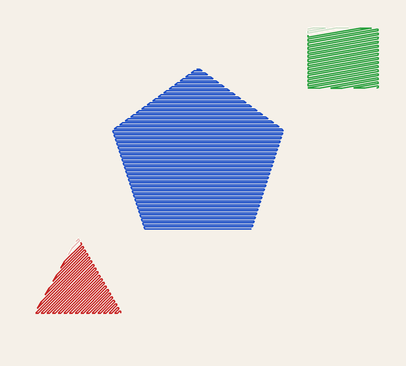
#> input picture Projetos/EmbroideryEngine/embroidery_render.png, 406 x 366 px; its folder holds only this picture in this run
$ python editor_bordado.py
#> lines starting #> are read from the running program, lines starting #| are printed output that depends on the picture; after the words box and inside, x2 and y2 are one past the last pixel; in counts of white or black regions, pixels touching at a corner belong together
#> the answer given: ../EmbroideryEngine/embroidery_render.png
#> in create_editor_from_image, img is the input picture: PIL image 406x366 RGBA; mean R, G, B, A 219.4, 219.9, 222.9, 254.9
### Projetos/EmbroideryEngine/src/pipeline/digitizer_pipeline.py
"""
FASE 18 - Digitizer Pipeline (Pipeline Completo de Digitalização)

Pipeline completo: imagem → segmentação → vetORIZAÇÃO → classificação
→ planejamento → sequenciamento → qualidade → exportação.
"""

from typing import Optional, List

from PIL import Image

from ..core.design.embroidery_design import (
    EmbroideryDesign, FabricType, MachineProfile
)

from ..image.segmentation.segmentation_engine import (
    SegmentationEngine, ColorReductionEngine
)
from ..image.vectorization.vectorization_engine import VectorizationEngine
from ..embroidery.classifier.improved_classifier import ImprovedStitchClassifier
from ..embroidery.planning.stitch_planner import StitchPlanner
from ..embroidery.sequencing.sequence_optimizer import SequenceOptimizer
from ..quality.quality_engine import QualityEngine


class DigitizerPipeline:
    """Pipeline completo: imagem → design de bordado otimizado."""

    def __init__(self, density: float = 0.4,
                 fabric: FabricType = FabricType.COTTON,
                 max_colors: int = 15, scale_mm: float = 0.2,
                 machine: Optional[MachineProfile] = None):
        self.density = density
        self.fabric = fabric
        self.max_colors = max_colors
        self.scale_mm = scale_mm
        self.machine = machine or MachineProfile(name="Generic")

    def digitize(self, image_path: str,
                 canvas_width_mm: float = 200.0,
                 canvas_height_mm: float = 200.0) -> EmbroideryDesign:
        """Pipeline completo: imagem → design de bordado."""

        pil_image = self._prepare_image(Image.open(image_path))

        color_engine = ColorReductionEngine(max_colors=self.max_colors)
        reduced_image, palette = color_engine.reduce(pil_image)

        seg_engine = SegmentationEngine(min_region_area=50)
        regions = seg_engine.segment(reduced_image, palette)

        vec_engine = VectorizationEngine(scale_mm=self.scale_mm)
        regions_mm = vec_engine.vectorize_all(regions)

        classifier = ImprovedStitchClassifier()
        regions_classified = classifier.assign_all(regions_mm)

        planner = StitchPlanner(density=self.density, fabric=self.fabric)
        design = planner.plan(
            regions_classified, self.scale_mm,
            canvas_width_mm, canvas_height_mm
        )

        optimizer = SequenceOptimizer()
        design = optimizer.optimize(design)

        design = self._filter_noise_objects(design)

        return design

    @staticmethod
    def _prepare_image(image: 'Image.Image') -> 'Image.Image':
        """Normaliza a imagem de entrada para RGB.

        PNGs com canal alfa têm a transparência convertida para fundo branco
        (tecido), padrão dos digitalizadores profissionais.
        """
        has_alpha = image.mode in ('RGBA', 'LA') or (
            image.mode == 'P' and 'transparency' in image.info
        )
#> has_alpha = True
        if has_alpha:
            image = image.convert('RGBA')
            background = Image.new('RGBA', image.size, (255, 255, 255, 255))
#> background: PIL image 406x366 RGBA; every value is 255
            image = Image.alpha_composite(background, image)
        return image.convert('RGB')

    # [63 lines left out: functions _count_stitches, _filter_noise_objects, digitize_and_validate, digitize_and_export, not called in this run]

### Projetos/EmbroideryEngine/src/image/segmentation/segmentation_engine.py
"""
FASE 8 - Image Segmentation Engine (Improved)

Pipeline de processamento de imagem para bordado com precisão profissional:
1. Edge detection (Canny) para detectar linhas finas e bordas
2. Redução de cores (k-means) preservando bordas
3. Segmentação por cor + bordas (connected components)
3. Extração de contornos com refinamento sub-pixel
4. Classificação de regiões por geometria
"""

import math
from typing import List, Tuple, Dict, Optional, Union
from collections import defaultdict

try:
    import numpy as np
    from PIL import Image, ImageFilter
    from skimage import measure, morphology, feature, filters, segmentation
    HAS_DEPS = True
except ImportError:
    HAS_DEPS = False


class ColorReductionEngine:
    """Redução de cores para simplificar a imagem."""

    def __init__(self, max_colors: int = 15):
        self.max_colors = max_colors

    def reduce(self, image: 'Image.Image') -> Tuple['Image.Image', List[Tuple[int, int, int]]]:
        """Reduz as cores da imagem usando K-means simples (sem peso de borda)."""
        if not HAS_DEPS:
            raise ImportError("numpy, Pillow, scikit-image necessários")

        img_rgb = image.convert('RGB')
        pixels = np.array(img_rgb).reshape(-1, 3).astype(np.float32)

        n_colors = min(self.max_colors, len(set(map(tuple, pixels.astype(int).tolist()))))
#> n_colors = 6
        if n_colors < 2:
            n_colors = 2

        from sklearn.cluster import KMeans
        kmeans = KMeans(n_clusters=n_colors, random_state=42, n_init=10)
        labels = kmeans.fit_predict(pixels)
        palette = kmeans.cluster_centers_.astype(int)
#> palette = [[244, 239, 231], [48, 93, 202], [118, 146, 213], [200, 42, 42], [82, 176, 96], [201, 180, 161]]

        new_pixels = palette[labels]
        result_array = new_pixels.reshape(np.array(img_rgb).shape)
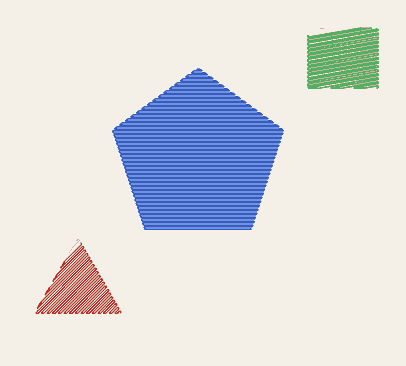
#> result_array: shape (366, 406, 3) int64; mean R, G, B 218.5, 219.1, 222.1
        result = Image.fromarray(result_array.astype(np.uint8))

        palette_list = [tuple(c) for c in palette]
#> palette_list = [(244, 239, 231), (48, 93, 202), (118, 146, 213), (200, 42, 42), (82, 176, 96), (201, 180, 161)]
#> in digitize, `reduced_image, palette = color_engine.reduce(pil_image)`: palette has the same summary as palette_list in reduce
        return result, palette_list


class SegmentationEngine:
    """Segmenta imagem reduzida em regiões por cor com detecção de bordas."""

    def __init__(self, min_region_area: int = 50, edge_threshold: float = 0.1):
        self.min_region_area = min_region_area
        self.edge_threshold = edge_threshold

    def segment(self, image: 'Image.Image',
                palette: List[Tuple[int, int, int]]) -> List[Dict]:
        """
        Segmenta a imagem em regiões conectadas por cor + bordas.

        Retorna lista de dicts com geometria refinada.
        """
        if not HAS_DEPS:
            raise ImportError("numpy, Pillow, scikit-image necessários")

        img_rgb = np.array(image.convert('RGB'))
        img_gray = np.mean(np.array(image.convert('RGB')), axis=2)
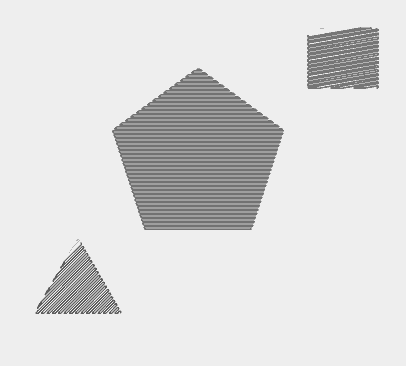
#> img_gray: shape (366, 406) float64; min 94.67, max 238, mean 219.9

        # Detectar bordas globais (Canny) para guiar segmentação
        edges = feature.canny(np.mean(np.array(image.convert('RGB')), axis=2)/255.0,
                              sigma=1.0, low_threshold=0.05, high_threshold=0.15)
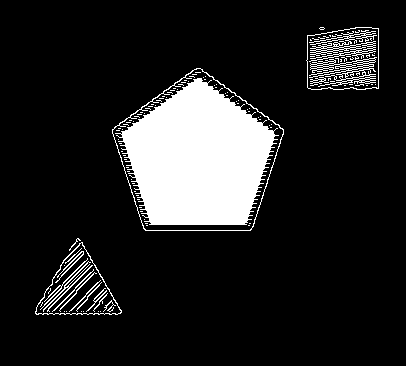
#> edges: shape (366, 406) bool; 13.4% white; 124 white regions (106 under 20 px), largest, box (x1, y1, x2, y2) and area: (115, 78, 279, 225) 16052, (309, 30, 377, 87) 1388, (112, 68, 284, 231) 655

        regions = []

        # Identificar a cor de fundo e gerar a máscara APENAS das partes
        # conectadas à moldura da imagem. Elementos internos que usam a
        # mesma cor do fundo são preservados (ex.: letras brancas no interior
        # de um brasão sobre fundo branco).
        bg_mask = self._compute_background_mask(image, palette)

        for idx, color in enumerate(palette):
            r, g, b = color
            tolerance = 30
            mask = (
                (np.abs(img_rgb[:, :, 0].astype(int) - r) < tolerance) &
                (np.abs(img_rgb[:, :, 1].astype(int) - g) < tolerance) &
                (np.abs(img_rgb[:, :, 2].astype(int) - b) < tolerance)
            )

            # Refinar máscara com bordas
            mask = self._refine_mask_with_edges(mask, edges, img_rgb, (r, g, b))

            # Subtrair apenas o fundo conectado à moldura
            if bg_mask is not None:
                mask = mask & ~bg_mask

            mask_cleaned = morphology.remove_small_objects(mask, max_size=self.min_region_area)
            labeled = measure.label(mask_cleaned.astype(int))

            for region_id in range(1, labeled.max() + 1):
                region_mask = labeled == region_id
                area = region_mask.sum()

                if area < self.min_region_area:
                    continue

                ys, xs = np.where(region_mask)
                min_x, max_x = int(xs.min()), int(xs.max())
                min_y, max_y = int(ys.min()), int(ys.max())

                contour = self._extract_contour_subpixel(region_mask, img_rgb)

                # Calcular métricas geométricas
                area_val = float(area)
                width = float(max_x - min_x)
                height = float(max_y - min_y)
                aspect = width / max(1, height)

                regions.append({
                    'color_index': idx,
                    'color_rgb': color,
                    'mask': region_mask,
                    'contour': contour,
                    'bounds': (min_x, min_y, max_x, max_y),
                    'area': area_val,
                    'width': width,
                    'height': height,
                    'aspect_ratio': aspect,
                })

        regions.sort(key=lambda r: r['area'], reverse=True)
        return regions

    def _identify_background_color(self, image: 'Image.Image',
                                    palette: List[Tuple[int, int, int]]) -> int:
        """Identifica a cor de fundo.

        Prioriza a cor dominante na moldura (anel externo) da imagem, pois
        imagens com borda uniforme (foto/logo/recorte) quase sempre têm o
        fundo na moldura — mesmo quando não é a cor mais frequente no total
        (ex.: brasão escuro ocupando a maior área sobre fundo branco).
        Sem moldura dominante, usa a cor mais frequente (comportamento antigo).
        """
        arr = np.array(image)
        h, w = arr.shape[:2]
        ring = max(1, min(h, w) // 50)

        border_px = np.concatenate([
            arr[:ring].reshape(-1, 3),
            arr[h - ring:].reshape(-1, 3),
            arr[:, :ring].reshape(-1, 3),
            arr[:, w - ring:].reshape(-1, 3),
        ])

        border_counts = []
        for idx, (r, g, b) in enumerate(palette):
            mask = (
                (np.abs(border_px[:, 0].astype(int) - r) < 30) &
                (np.abs(border_px[:, 1].astype(int) - g) < 30) &
                (np.abs(border_px[:, 2].astype(int) - b) < 30)
            )
            border_counts.append((int(mask.sum()), idx))
#> this loop made 6 passes
#> after the loop, border_counts = [(10808, 0), (0, 1), (0, 2), (0, 3), (0, 4), (0, 5)]

        border_counts.sort(reverse=True)
        top_border_count, top_border_idx = border_counts[0]
#> top_border_count = 10808; top_border_idx = 0
        if top_border_count >= 0.55 * max(1, len(border_px)):
            return top_border_idx

        counts = []
        for idx, (r, g, b) in enumerate(palette):
            mask = (
                (np.abs(arr[:, :, 0].astype(int) - r) < 30) &
                (np.abs(arr[:, :, 1].astype(int) - g) < 30) &
                (np.abs(arr[:, :, 2].astype(int) - b) < 30)
            )
            counts.append((int(mask.sum()), idx))

        counts.sort(reverse=True)
        return counts[0][1]

    def _compute_background_mask(self, image: 'Image.Image',
                                  palette: List[Tuple[int, int, int]]) -> Optional[np.ndarray]:
        """Máscara booleana do fundo conectado à moldura da imagem.

        Elimina apenas os pixels da cor de fundo ligados à borda externa,
        preservando elementos dessa mesma cor totalmente contidos no interior
        (letras/detalhes vazados). Retorna None quando não há fundo detectado.
        """
        arr = np.array(image)
        bg_idx = self._identify_background_color(image, palette)
#> bg_idx = 0
        r, g, b = palette[bg_idx]
#> r = 244; g = 239; b = 231

        color_mask = (
            (np.abs(arr[:, :, 0].astype(int) - r) < 30) &
            (np.abs(arr[:, :, 1].astype(int) - g) < 30) &
            (np.abs(arr[:, :, 2].astype(int) - b) < 30)
        )
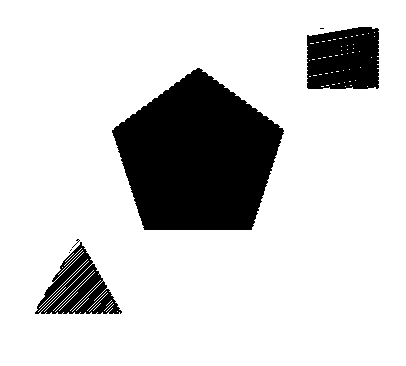
#> color_mask: shape (366, 406) bool; 82.3% white; 7 black regions (4 under 20 px), largest, box (x1, y1, x2, y2) and area: (112, 68, 284, 230) 19419, (307, 27, 379, 89) 4049, (35, 242, 122, 314) 2804
        if color_mask.sum() == 0:
            return None

        connected = self._border_connected(color_mask)
        if connected.sum() < max(8, 0.01 * color_mask.sum()):
            return None
        return connected

    def _border_connected(self, mask: np.ndarray) -> np.ndarray:
        """Mantém apenas os componentes de uma máscara que tocam a moldura."""
        labeled = measure.label(mask.astype(int))
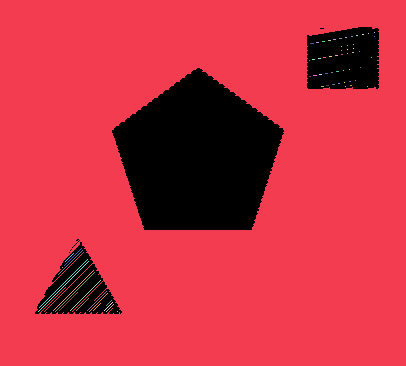
#> labeled: shape (366, 406) int64; 69 distinct labels, from 0 to 68; one colour per label, 0 black
        h, w = labeled.shape
        border_labels = set()
        border_labels.update(labeled[0].tolist())
        border_labels.update(labeled[h - 1].tolist())
        border_labels.update(labeled[:, 0].tolist())
        border_labels.update(labeled[:, w - 1].tolist())
        border_labels.discard(0)
        if not border_labels:
            return np.zeros_like(mask, dtype=bool)
        selected = np.isin(labeled, list(border_labels))
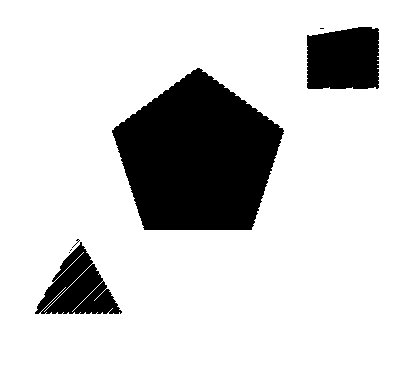
#> selected: shape (366, 406) bool; 82% white; 7 black regions (4 under 20 px), largest, box (x1, y1, x2, y2) and area: (112, 68, 284, 230) 19419, (307, 27, 379, 89) 4147, (35, 242, 122, 314) 3172
        return selected

    def _refine_mask_with_edges(self, mask: np.ndarray, edges: np.ndarray,
                                 img_rgb: np.ndarray, target_color: Tuple[int, int, int]) -> np.ndarray:
        """Refina máscara usando informação de bordas - menos agressivo."""
        # Dilatar máscara levemente para incluir bordas próximas
        dilated = morphology.dilation(mask, morphology.disk(1))

        # Usar a máscara original como base (já filtrada por cor no loop principal)
        # Adicionar bordas próximas à região dilatada
        refined = mask | (edges & dilated)

        return refined

    # [148 lines left out: functions _extract_contour_subpixel, _extract_contour, _douglas_peucker, _douglas_peucker_corners, _point_line_distance, not called in this run]

### Projetos/ConversorBordado/motor_bordado.py
#!/usr/bin/env python3
"""
Motor Profissional de Digitalização - Ponte entre o EmbroideryEngine e o Conversor.

Este módulo substitui o motor de digitalização simples do conversor.py pelo
DigitizerPipeline do EmbroideryEngine, que oferece:
  - Segmentação com limpeza morfológica
  - Vectorização de contornos
  - Classificação de objetos (tatami, satin, run)
  - Underlay, compensação pull/push e sequenciamento otimizado
  - Controle de qualidade com score

Mantém a interface do conversor intacta: o resultado é convertido para a
lista de StitchRegion que o visualizador e o editor já consomem.
"""

import sys
import os
import math
from typing import List, Tuple

import numpy as np
from PIL import Image
from skimage.draw import polygon as sk_polygon

from editor_bordado import StitchRegion, StitchType as EdStitchType


# Caminho para o EmbroideryEngine (pai de src, para imports como src.pipeline)
_EMBROIDERY_ROOT = os.path.normpath(os.path.join(
    os.path.dirname(__file__), '..', 'EmbroideryEngine'))
if _EMBROIDERY_ROOT not in sys.path:
    sys.path.insert(0, _EMBROIDERY_ROOT)


# [89 lines left out: functions _map_stitch_type, _rasterize_contour, _stitches_to_points, _build_transform, not called in this run]


def digitizar(path_imagem: str,
              max_colors: int = 6,
              density: float = 0.4,
              scale_mm: float = 0.2,
              canvas_width_mm: float = 200.0,
              canvas_height_mm: float = 200.0) -> List[StitchRegion]:
    """Digitaliza uma imagem usando o motor profissional do EmbroideryEngine.

    Retorna a lista de StitchRegion pronta para o visualizador/editor.
    """
    from src.pipeline.digitizer_pipeline import DigitizerPipeline

    pipeline = DigitizerPipeline(density=density, max_colors=max_colors,
                                 scale_mm=scale_mm)
    design = pipeline.digitize(path_imagem, canvas_width_mm, canvas_height_mm)
#> the loop in segment, `for idx, color in enumerate(palette):` made 1 pass
#> (r, g, b, tolerance) on pass 1: (244, 239, 231, 30)
#> pass 1, in _refine_mask_with_edges, `dilated = morphology.dilation(mask, morphology.disk(1))`:
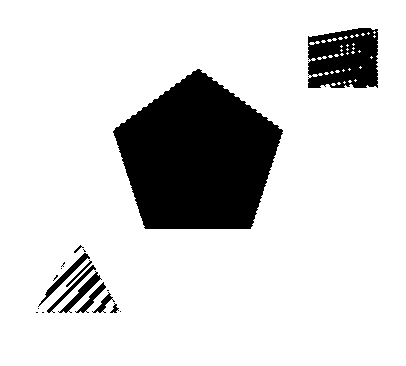
#> dilated: shape (366, 406) bool; 83.9% white; 19 black regions (9 under 20 px), largest, box (x1, y1, x2, y2) and area: (113, 69, 283, 229) 18902, (308, 28, 378, 88) 3492, (58, 271, 102, 313) 354
#> after the loop in segment, `for idx, color in enumerate(palette):`: regions = []

    # Tamanho em pixels da imagem original (para conversão mm -> px)
    img = Image.open(path_imagem)
    img_w, img_h = img.size

    transform = _build_transform(design, img_w, img_h)
    if transform is None:
        return []
    mm_to_px, px_to_mm = transform

    regions = []
    for idx, obj in enumerate(design.objects):
        # Cor
        color = obj.color
        r = int(getattr(color, 'r', 0))
        g = int(getattr(color, 'g', 0))
        b = int(getattr(color, 'b', 0))

        # Contorno (mm -> px)
        contour_px = [mm_to_px(mx, my) for mx, my in obj.contour]

        # Rasterizar contorno em máscara
        mask = _rasterize_contour(contour_px, img_w, img_h)

        # Bounds da máscara
        rows = np.any(mask, axis=1)
        cols = np.any(mask, axis=0)
        if not np.any(rows) or not np.any(cols):
            continue
        minr, maxr = np.where(rows)[0][[0, -1]]
        minc, maxc = np.where(cols)[0][[0, -1]]

        # Recortar máscara para a bbox (formato usado pelo visualizador)
        mask_crop = mask[minr:maxr + 1, minc:maxc + 1]

        # Pontos reais do motor (mm -> px)
        raw_points = _stitches_to_points(obj.generated_stitches)
        points = [mm_to_px(mx, my) for mx, my in raw_points]
        # Garantir pontos dentro da imagem (clamp de borda)
        points = [(max(0.0, min(img_w - 1, x)), max(0.0, min(img_h - 1, y)))
                  for x, y in points]
        if not points:
            # Fallback: amostrar a máscara
            ys, xs = np.where(mask_crop)
            if len(xs) == 0:
                continue
            step = max(1, len(xs) // 500)
            points = [(float(minc + xs[k]), float(minr + ys[k]))
                      for k in range(0, len(xs), step)]

        region = StitchRegion(
            id=idx,
            color=(r, g, b),
            stitch_type=_map_stitch_type(obj.stitch_type),
            density=max(0.1, obj.density),
            angle=float(obj.direction_angle),
            mask=mask_crop,
            bounds=(minr, minc, maxr, maxc),
            points=points,
            visible=obj.visible,
            name=obj.name or f"Região {idx}"
        )
        regions.append(region)

    return regions


# [14 lines left out: function obter_score, not called in this run]

### Projetos/ConversorBordado/editor_bordado.py
#!/usr/bin/env python3
"""
Editor de Bordado - Ferramentas de edição profissional
Similar ao PE-Design e Wilcom
"""

import tkinter as tk
from tkinter import ttk, colorchooser, filedialog, messagebox
from PIL import Image, ImageTk, ImageDraw, ImageFilter
import pyembroidery
import numpy as np
from skimage import measure, feature
import math
from dataclasses import dataclass
from typing import List, Tuple, Optional
from enum import Enum


class StitchType(Enum):
    FILL = "fill"
    SATIN = "satin"
    RUNNING = "running"
    STEP = "step"


@dataclass
class StitchRegion:
    """Região de bordado com suas propriedades."""
    id: int
    color: Tuple[int, int, int]
    stitch_type: StitchType
    density: float  # 0.1 a 1.0
    angle: float  # graus
    mask: np.ndarray
    bounds: Tuple[int, int, int, int]  # minr, minc, maxr, maxc
    points: List[Tuple[float, float]]
    visible: bool = True
    locked: bool = False
    name: str = ""


@dataclass
class Thread:
    """Cor de fio disponível."""
    name: str
    code: str
    color: Tuple[int, int, int]


# Paleta de fios comuns
THREAD_PALETTE = [
    Thread("Branco", "#01", (255, 255, 255)),
    Thread("Preto", "#02", (0, 0, 0)),
    Thread("Vermelho Escuro", "#10", (139, 0, 0)),
    Thread("Vermelho", "#11", (220, 20, 60)),
    Thread("Rosa", "#12", (255, 105, 180)),
    Thread("Azul Marinho", "#20", (0, 0, 128)),
    Thread("Azul", "#21", (0, 112, 196)),
    Thread("Azul Claro", "#22", (100, 149, 237)),
    Thread("Verde Escuro", "#30", (0, 100, 0)),
    Thread("Verde", "#31", (34, 139, 34)),
    Thread("Verde Claro", "#32", (144, 238, 144)),
    Thread("Amarelo", "#41", (255, 215, 0)),
    Thread("Laranja", "#51", (255, 140, 0)),
    Thread("Roxo", "#61", (128, 0, 128)),
    Thread("Marrom", "#71", (139, 69, 19)),
    Thread("Cinza", "#81", (128, 128, 128)),
    Thread("Cinza Claro", "#82", (192, 192, 192)),
]


class EmbroideryEditor:
    """Editor profissional de bordado."""

    # [235 lines left out: functions __init__, setup_ui, draw_thread_palette, select_thread, not called in this run]

    def load_image_to_canvas(self):
        """Carrega a imagem no canvas."""
        self.refresh_canvas()

    # [161 lines left out: functions refresh_canvas, draw_checkerboard, draw_region, draw_region_contour, draw_selection_box, not called in this run]

    def on_tool_change(self):
        """Lida com mudança de ferramenta."""
        self.status_var.set(f"Ferramenta: {self.current_tool.get()}")

    # [621 lines left out: functions on_left_click, on_left_drag, on_left_release, on_right_click, on_mouse_wheel, on_mouse_move and 28 more, not called in this run]
#> (the rest of the program and of its run is left out)
